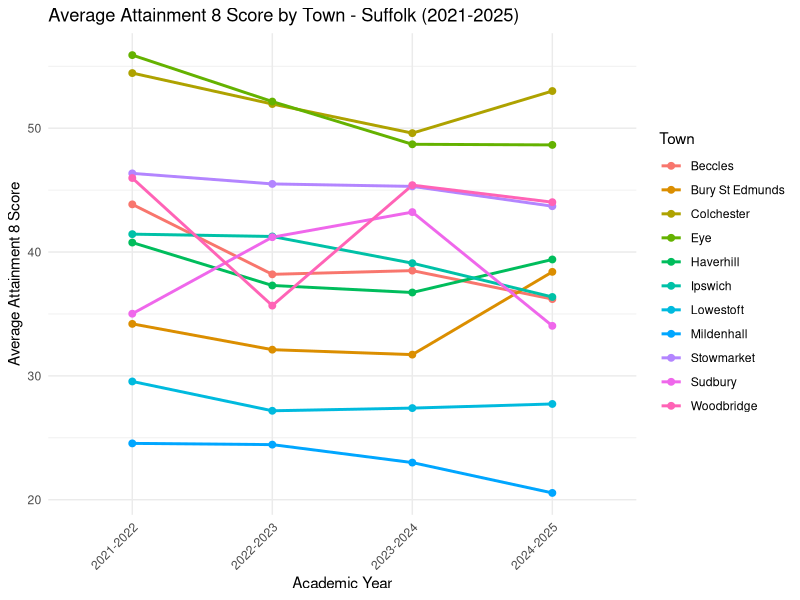
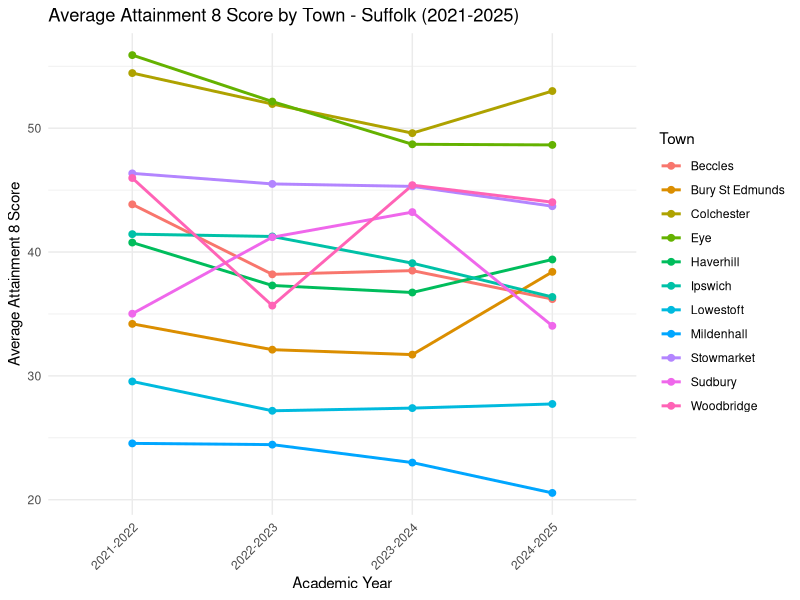

Write the R code that produced these figures, in order.
# Load libraries
library(readr)
library(dplyr)
library(ggplot2)

# Load the cleaned education data
education <- read_csv("Clean Data/education_clean.csv")

# Filter to Suffolk only
suffolk_edu <- education %>%
  filter(county == "SUFFOLK")

nrow(suffolk_edu)

# Check how many schools per town
town_counts <- suffolk_edu %>%
  count(town) %>%
  arrange(desc(n))

print(town_counts)
nrow(town_counts)

# Keep only towns with enough schools
top_towns <- town_counts %>%
  filter(n >= 8) %>%
  pull(town)

suffolk_filtered <- suffolk_edu %>%
  filter(town %in% top_towns)

length(unique(suffolk_filtered$town))

# Calculate average Attainment 8 score per town, per year
suffolk_avg <- suffolk_filtered %>%
  group_by(town, year) %>%
  summarise(avg_att8 = mean(att8_score, na.rm = TRUE), .groups = "drop")

print(suffolk_avg)

# Create the line chart
line_chart <- ggplot(suffolk_avg, aes(x = year, y = avg_att8, color = town, group = town)) +
  geom_line(linewidth = 1) +
  geom_point(size = 2) +
  labs(
    title = "Average Attainment 8 Score by Town - Suffolk (2021-2025)",
    x = "Academic Year",
    y = "Average Attainment 8 Score",
    color = "Town"
  ) +
  theme_minimal() +
  theme(axis.text.x = element_text(angle = 45, hjust = 1))

print(line_chart)

# Save the chart
ggsave("Charts (Visualizations)/education_linechart_suffolk.png", line_chart, width = 10, height = 6, dpi = 300)
